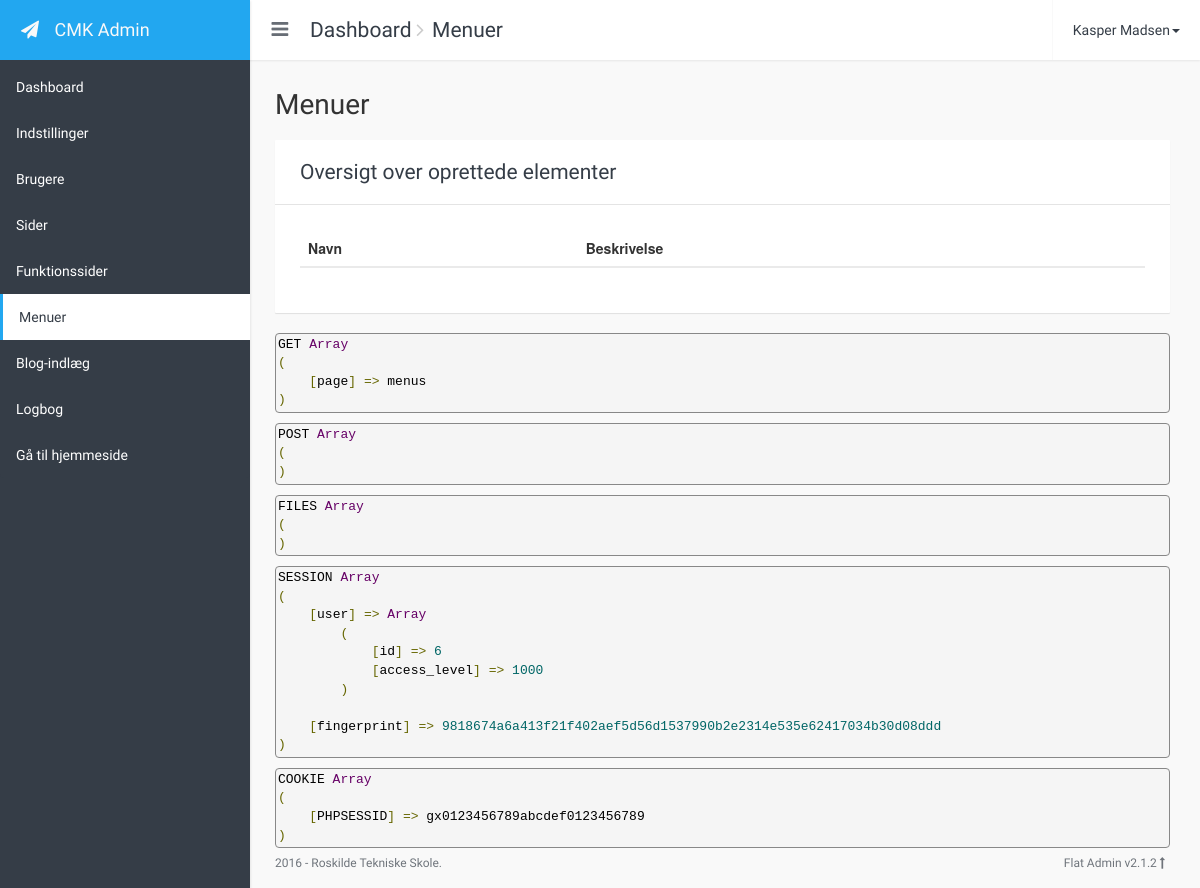
Page /cmk-cms/index.php?page=menus (signed in) on the earlier database version.
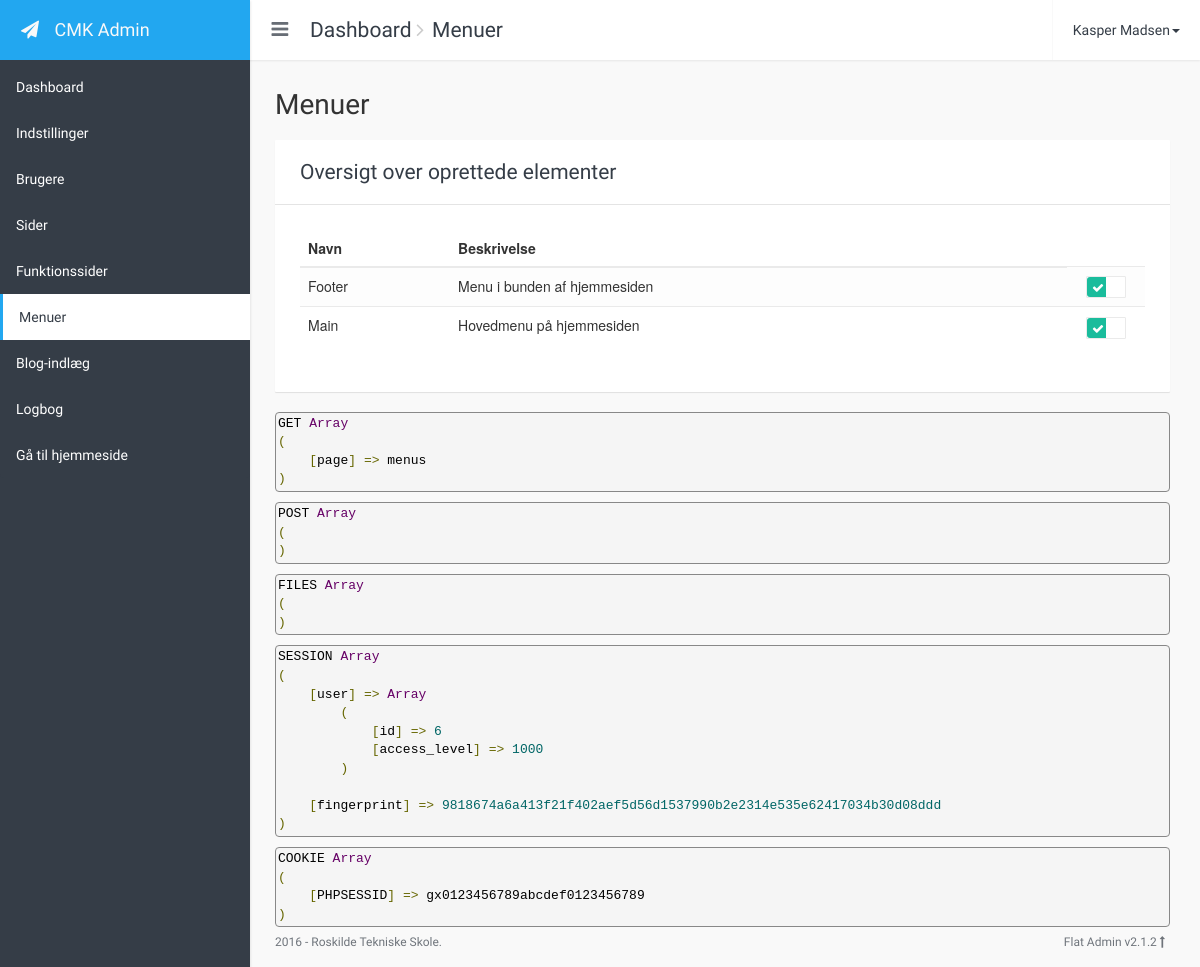
Same page on the later database version.
### tables this page shows
CREATE TABLE `users` (
  `user_id` mediumint(8) UNSIGNED NOT NULL,
  `user_status` tinyint(1) UNSIGNED NOT NULL DEFAULT '1' COMMENT '0=Disabled, 1=Enabled',
  `user_created` timestamp NOT NULL DEFAULT CURRENT_TIMESTAMP,
  `user_name` varchar(100) NOT NULL,
  `user_email` varchar(100) NOT NULL,
  `user_password` varchar(255) NOT NULL,
  `fk_role_id` tinyint(3) UNSIGNED NOT NULL DEFAULT '4'
);

CREATE TABLE `menus` (
  `menu_id` tinyint(3) UNSIGNED NOT NULL,
  `menu_status` tinyint(1) UNSIGNED NOT NULL COMMENT '0=Disabled, 1=Enabled',
  `menu_name` varchar(25) NOT NULL,
  `menu_description` varchar(255) NOT NULL
);

### cmk-cms/config.php (called while the page is built, shortened)
<?php
$include_path	= 'includes/';
require $include_path . 'functions.php';
$icons =
[
	'caret-down'	=> '<i class="fa fa-caret-down fa-fw" aria-hidden="true"></i>',
	'check'			=> '<i class="fa fa-check fa-fw" aria-hidden="true"></i>',
	'create'		=> '<i class="fa fa-plus fa-fw" aria-hidden="true"></i>',
	'edit'			=> '<i class="fa fa-pencil fa-fw" aria-hidden="true"></i>',
	'external-link'	=> '<i class="fa fa-external-link fa-fw" aria-hidden="true"></i>',
	'delete'		=> '<i class="fa fa-trash-o fa-fw" aria-hidden="true"></i>',
	'save'			=> '<i class="fa fa-floppy-o fa-fw" aria-hidden="true"></i>',
	'search'		=> '<i class="fa fa-search fa-fw" aria-hidden="true"></i>',
	'preview'		=> '<i class="fa fa-eye fa-fw" aria-hidden="true"></i>',
	'times'			=> '<i class="fa fa-times fa-fw" aria-hidden="true"></i>',
	'dashboard'		=> '<i class="fa fa-dashboard fa-fw" aria-hidden="true"></i>',
	'warning'		=> '<i class="fa fa-exclamation-triangle fa-fw" aria-hidden="true"></i>',
	'users'			=> '<i class="fa fa fa-users fa-fw" aria-hidden="true"></i>',
	'files'			=> '<i class="fa fa-files-o fa-fw" aria-hidden="true"></i>',
	'file-text'		=> '<i class="fa fa-file-text-o fa-fw" aria-hidden="true"></i>',
	'puzzle'		=> '<i class="fa fa-puzzle-piece fa-fw" aria-hidden="true"></i>',
	'sitemap'		=> '<i class="fa fa-sitemap fa-fw" aria-hidden="true"></i>',
	'comment'		=> '<i class="fa fa-comment fa-fw" aria-hidden="true"></i>',
	'comments'		=> '<i class="fa fa-comments-o fa-fw" aria-hidden="true"></i>',
	'sign-in'		=> '<i class="fa fa-sign-in fa-fw" aria-hidden="true"></i>',
	'sign-out'		=> '<i class="fa fa-sign-out fa-fw" aria-hidden="true"></i>',
	'sort'			=> '<i class="fa fa-sort fa-fw sortable-handle" aria-hidden="true"></i>',
	'sort-asc'		=> '<i class="fa fa-sort-amount-asc fa-fw" aria-hidden="true"></i>',
	'sort-desc'		=> '<i class="fa fa-sort-amount-desc fa-fw" aria-hidden="true"></i>',
	'user'			=> '<i class="fa fa-user fa-fw" aria-hidden="true"></i>',
	'previous'		=> '<i class="fa fa-angle-left fa-fw" aria-hidden="true"></i>',
	'next'			=> '<i class="fa fa-angle-right fa-fw" aria-hidden="true"></i>',
	'history'		=> '<i class="fa fa-history fa-fw" aria-hidden="true"></i>',
	'settings'		=> '<i class="fa fa-cog fa-fw" aria-hidden="true"></i>',
	'link'			=> '<i class="fa fa-link fa-fw" aria-hidden="true"></i>'
];

### cmk-cms/index.php (the view, shortened to what this page needs)
<?php
require 'config.php';
if ( isset($_GET['page']) )
{
	$view_file = $_GET['page'];
}
else
{
	$view_file = 'index';
}
$view_path	= 'view/' . $view_file . '.php';
?>
<!DOCTYPE html>
<html>
<head>
    <link rel="stylesheet" type="text/css" href="../assets/bootstrap-3.3.7/css/bootstrap.min.css">
    <link rel="stylesheet" type="text/css" href="../assets/font-awesome-4.6.3/css/font-awesome.min.css">
    <link rel="stylesheet" type="text/css" href="../assets/animate.css/animate.min.css">
    <link rel="stylesheet" type="text/css" href="../assets/bootstrap-switch-3.3.2/css/bootstrap-switch.min.css">
    <link rel="stylesheet" type="text/css" href="../assets/checkbox3/checkbox3.min.css">
    <link rel="stylesheet" type="text/css" href="../assets/select2-4.0.3/css/select2.min.css">
    <link rel="stylesheet" type="text/css" href="css/style.css">
    <link rel="stylesheet" type="text/css" href="css/themes/flat-blue.css">
	<link rel="stylesheet" type="text/css" href="../assets/google-code-prettify/prettify.css" />
</head>
<body class="flat-blue" onload="prettyPrint()">
    <div class="app-container expanded">
        <div class="row content-container">
            <nav class="navbar navbar-default navbar-fixed-top navbar-top">
                <div class="container-fluid">
                    <div class="navbar-header">
                        <button type="button" class="navbar-expand-toggle">
                            <i class="fa fa-bars icon"></i>
                        </button>
						<ol class="breadcrumb navbar-breadcrumb" id="breadcrumb">
							<?php include 'includes/breadcrumb.php' ?>
                        </ol>
                    </div>
                    <ul class="nav navbar-nav navbar-right">
                        <li class="dropdown profile">
							<?php
							$current_user_id = intval($_SESSION['user']['id']);
							$query	=
								"SELECT
									user_name, user_email
								FROM
									users
								WHERE
									user_id = $current_user_id";
							$result = $mysqli->query($query);
							$row	= $result->fetch_object();
							?>
                            <a href="#" class="dropdown-toggle" data-toggle="dropdown" role="button" aria-expanded="false"><?php echo $row->user_name ?><span class="caret"></span></a>
                        </li>
                    </ul>
                </div>
            </nav>
            <?php include 'includes/side_menu.php' ?>
            <div class="container-fluid">
                <div class="side-body" id="main-content" data-content="<?php echo $view_file ?>">
					<?php
					if ( file_exists($view_path) )
					{
						include $view_path;
					}
					else
					{
						header('Location: index.php?page=error&status=404');
						exit;
					}
					?>
                </div>
            </div>
        </div>
        <footer class="app-footer">
            <div class="wrapper">
                <span class="pull-right">Flat Admin v2.1.2 <a href="#"><i class="fa fa-long-arrow-up"></i></a></span> 2016 - Roskilde Tekniske Skole.
            </div>
        </footer>
</body>
</html>

### cmk-cms/includes/breadcrumb.php (shortened to what this page needs)
<?php
if ( $view_file == 'index' )
{
	echo '<li class="active">' . $view_files['index']['icon'] . $view_files['index']['title'] . '</li>';
}
else
{
	echo '<li><a href="./" data-page="index">' . $view_files['index']['icon'] . $view_files['index']['title'] . '</a></li>';
	switch ($view_file)
	{
		case 'menus':
			echo '<li class="active">' . $view_files['menus']['icon'] . $view_files['menus']['title'] . '</li>';
			break;
	}
}

### cmk-cms/includes/side_menu.php (shortened to what this page needs)
<div class="side-menu sidebar-inverse">
	<nav class="navbar navbar-default" role="navigation">
		<div class="side-menu-container">
			<div class="navbar-header">
				<a class="navbar-brand" href="#">
					<div class="icon fa fa-paper-plane"></div>
					<div class="title">CMK Admin</div>
				</a>
			</div>
			<ul class="nav navbar-nav">
				<?php
				foreach($view_files as $file => $details)
				{
					if ($details['nav'] && $details['required_access_lvl'] <= $_SESSION['user']['access_level'])
					{
						$active = '';
						if ( $view_file == $file )
						{
							$active = ' class="active"';
						}
						?>
						<li<?php echo $active ?>>
							<a href="<?php echo $file == 'index' ? './' : 'index.php?page=' . $file; ?>" data-page="<?php echo $file ?>">
								<?php echo $details['icon'] ?><span class="title"><?php echo $details['title'] ?></span>
							</a>
						</li>
						<?php
					}
				}
				?>
				<li>
					<a href="../" target="_blank"><?php echo $icons['external-link'] . '<span class="title">' . GO_TO_SITE . '</span>'?></a>
				</li>
			</ul>
		</div>
	</nav>
</div>

### cmk-cms/view/menus.php (shortened to what this page needs)
<div class="page-title">
	<span class="title">
		<?php
		echo $view_files[$view_file]['icon'] . ' ' . $view_files[$view_file]['title']
		?>
	</span>
</div>
<div class="card">
	<div class="card-header">
		<div class="card-title">
			<div class="title"><?php echo OVERVIEW_TABLE_HEADER ?></div>
		</div>
	</div>
	<div class="card-body">
		<div class="table-responsive">
			<table class="table table-hover table-striped">
				<thead>
				<tr>
					<th>
						<?php echo NAME ?>
					</th>
					<th>
						<?php echo DESCRIPTION ?>
					</th>
					<th class="icon"></th>
				</tr>
				</thead>
				<tbody>
				<?php
				$query	=
					"SELECT
						*
					FROM
						menus
					ORDER BY
						menu_name";
				$result	= $mysqli->query($query);
				while( $row = $result->fetch_object() )
				{
					?>
					<tr>
						<td><?php echo $row->menu_name ?></td>
						<td><?php echo $row->menu_description ?></td>
						<td class="icon">
						</td>
						<td class="toggle">
						</td>
					</tr>
					<?php
				}
				?>
				</tbody>
			</table>
		</div>
	</div>
</div>
<?php
if (DEVELOPER_STATUS) { show_developer_info(); }

### cmk-cms/includes/functions.php (shortened to what this page needs)
	<?php
function show_developer_info()
{
	?>
	<br>
	<pre class="prettyprint lang-php"><code>GET <?php print_r($_GET) ?></code></pre>
	<pre class="prettyprint lang-php"><code>POST <?php print_r($_POST) ?></code></pre>
	<pre class="prettyprint lang-php"><code>FILES <?php print_r($_FILES) ?></code></pre>
	<pre class="prettyprint lang-php"><code>SESSION <?php print_r($_SESSION) ?></code></pre>
	<pre class="prettyprint lang-php"><code>COOKIE <?php print_r($_COOKIE) ?></code></pre>
	<?php
}
		?>

### cmk-cms/css/themes/flat-blue.css (style rules this page uses)
.flat-blue { background-color: #F9F9F9; }
.flat-blue a { color: #363c46; }
.flat-blue .app-footer { opacity: 0.7; color: #353d47; }
.flat-blue .navbar, .flat-blue .navbar.navbar-default { border-bottom: 0px; box-shadow: 0 1px 2px rgba(0, 0, 0, 0.08); }
.flat-blue .navbar > .container-fluid, .flat-blue .navbar.navbar-default > .container-fluid { background-color: #FFF; }
.flat-blue .navbar .navbar-header .navbar-brand, .flat-blue .navbar.navbar-default .navbar-header .navbar-brand { color: #F9F9F9; }
.flat-blue .navbar .navbar-header .navbar-expand-toggle, .flat-blue .navbar.navbar-default .navbar-header .navbar-expand-toggle { color: #353d47; }
.flat-blue .navbar .navbar-breadcrumb li, .flat-blue .navbar.navbar-default .navbar-breadcrumb li { color: #353d47; }
.flat-blue .navbar .navbar-breadcrumb li a, .flat-blue .navbar.navbar-default .navbar-breadcrumb li a { color: #353d47; }
.flat-blue .navbar .navbar-nav > li, .flat-blue .navbar.navbar-default .navbar-nav > li { border-left: 1px solid #F9F9F9; }
.flat-blue .navbar .navbar-nav > li > a, .flat-blue .navbar.navbar-default .navbar-nav > li > a { color: #353d47; }
.flat-blue .side-menu { background-color: #FFF; box-shadow: 1px 1px 2px rgba(0, 0, 0, 0.08); }
.flat-blue .side-menu .navbar-header { background-color: #22A7F0; margin-bottom: 4px; }
.flat-blue .side-menu .navbar-header .navbar-brand { color: #19B5FE; }
.flat-blue .side-menu .navbar-nav { width: 100%; }
.flat-blue .side-menu .navbar { background-color: #FFF; border-bottom: 0px; -moz-box-shadow: none; -webkit-box-shadow: none; box-shadow: none; }
.flat-blue .side-menu .navbar li > a { color: #363c46; }
.flat-blue .side-menu .navbar li.active { border-left: 0; }
.flat-blue .side-menu .navbar li.active > a { border-right: 4px solid #22A7F0; background-color: #FFF; }
.flat-blue .side-menu.sidebar-inverse { background-color: #353d47; box-shadow: 1px 1px 2px rgba(0, 0, 0, 0.08); }
.flat-blue .side-menu.sidebar-inverse .navbar { background-color: #353d47; border-bottom: 0px; -moz-box-shadow: none; -webkit-box-shadow: none; box-shadow: none; }
.flat-blue .side-menu.sidebar-inverse .navbar li { border-left: 0; }
.flat-blue .side-menu.sidebar-inverse .navbar li > a { color: #FFF; }
.flat-blue .side-menu.sidebar-inverse .navbar li.active > a { color: #353d47; border-left: 3px solid #22A7F0; border-right: 0px solid #22A7F0; background-color: #FFF; }
.flat-blue .card { box-shadow: 0 1px 1px rgba(0, 0, 0, 0.1); border: 0px solid #E4E4E4; }
.flat-blue .card .card-header { border-bottom: 1px solid #E4E4E4; }
.flat-blue .card .card-header .title { color: #353d47; }
.flat-blue .table > tbody > tr > td, .flat-blue .table > tbody > tr > th, .flat-blue .table > tfoot > tr > td, .flat-blue .table > tfoot > tr > th { border-color: #EAEAEA; }
.flat-blue .table > thead > tr > th { border-color: #EAEAEA; }
.flat-blue .table.table-striped > tbody > tr:nth-of-type(odd) { background-color: #FDFDFD; }

### assets/google-code-prettify/prettify.css (style rules this page uses)
pre.prettyprint { padding:2px;border:1px solid #888 }

Differences in the rows shown:
added menus: menu_name "Footer", menu_description "Menu i bunden af hjemmesiden"
added menus: menu_name "Main", menu_description "Hovedmenu på hjemmesiden"
